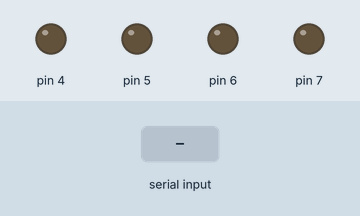
Simulated run of this sketch. Board: Arduino Uno, built with avr-gcc and run on an emulated ATmega328P. Shown: output pins drawn as LEDs (lit = HIGH). Inputs (shaded band) come from the test bench.

Above: at 1.2 s.
1.3 s: "A" received over Serial
At 1.9 s:
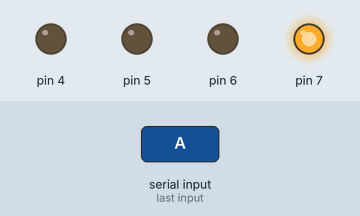
2.8 s: "B" received over Serial
At 4.0 s:
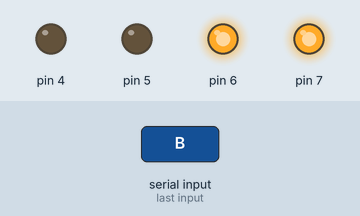
4.3 s: "C" received over Serial
At 5.4 s:
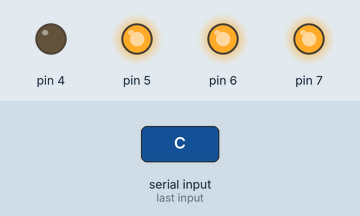
5.8 s: "D" received over Serial
At 6.5 s:
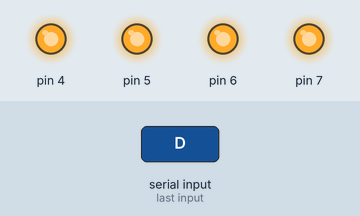
7.3 s: "E" received over Serial
At 7.7 s:
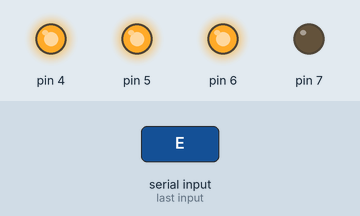
8.8 s: "F" received over Serial
At 10.0 s:
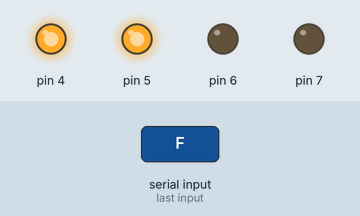
Timing chart, 0 to 11.3 s (numbered marks = the images above; inputs shaded):
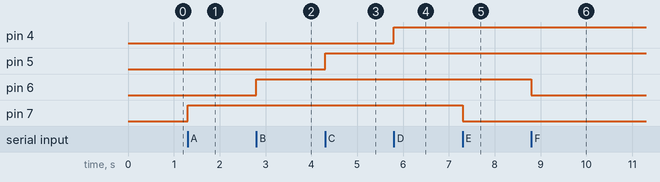

Measured:
- after the input at 1.3 s, pin 7: LOW → HIGH at once
- after the input at 2.8 s, pin 6: LOW → HIGH at once
- after the input at 4.3 s, pin 5: LOW → HIGH at once
- after the input at 5.8 s, pin 4: LOW → HIGH at once
- after the input at 7.3 s, pin 7: HIGH → LOW at once
- after the input at 8.8 s, pin 6: HIGH → LOW at once

The sketch:

codigo2.ino
```cpp
char m=0;

void setup()
{
  pinMode(4, OUTPUT);
  pinMode(5, OUTPUT);
  pinMode(6, OUTPUT);
  pinMode(7, OUTPUT);
  Serial.begin(9600);
}

void loop()
{
  if (Serial.available()>0)
  {
    m=Serial.read();

    switch (m)
    {
    case 'A':
      digitalWrite(7, HIGH);
      break;

    case 'B':
      digitalWrite(6, HIGH);
      break;

    case 'C':
      digitalWrite(5, HIGH);
      break;

    case 'D':
      digitalWrite(4, HIGH);
      break;

    case 'E':
      digitalWrite(7, LOW);
      break;

    case 'F':
      digitalWrite(6, LOW);
      break;

    case 'G':
      digitalWrite(5, LOW);
      break;

    case 'H':
      digitalWrite(4, LOW);
      break;
    }
  }
}
```
